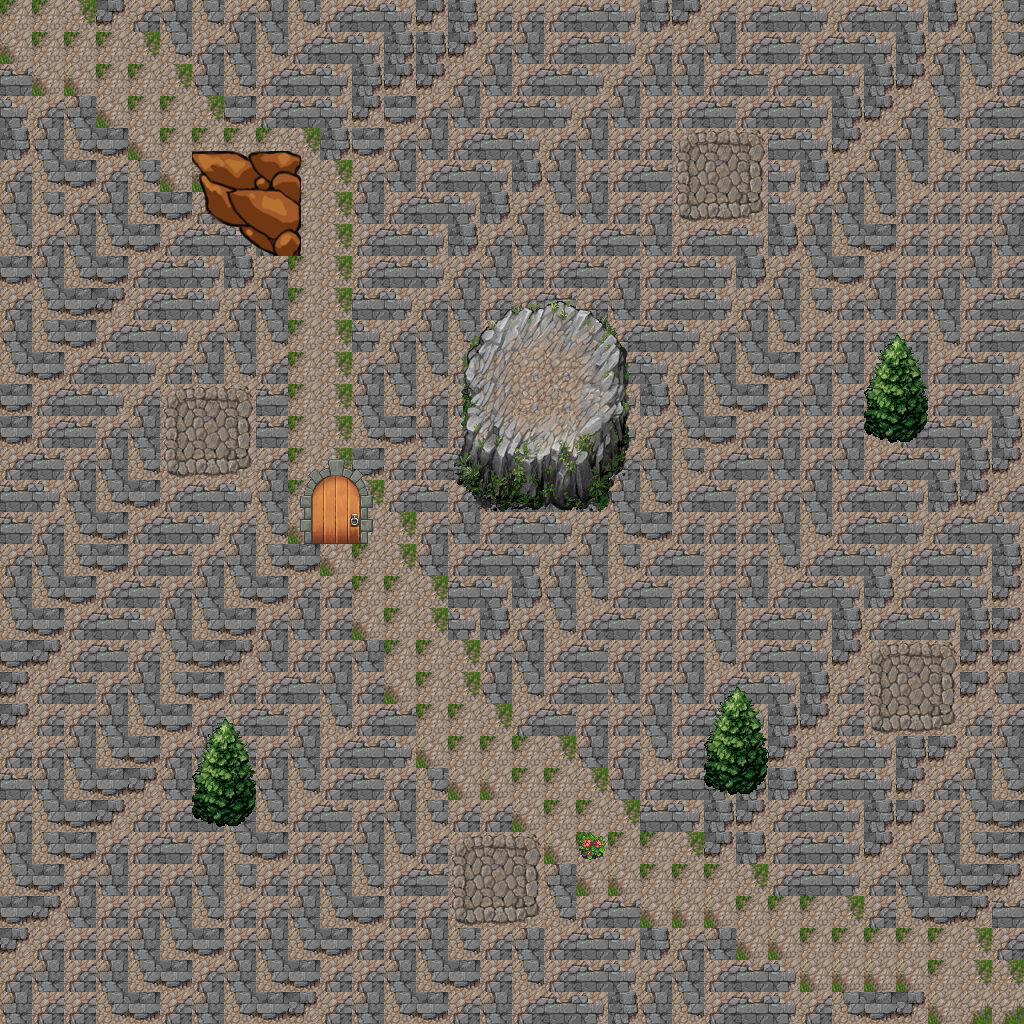

Rendered tile map (Tiled .tmx) drawn with the repository's tilesets; below, a short description and the map source with its tile grids summarised:
An orthogonal 32x32 tile map with 32x32 px tiles, 2 tile layers (jj, floor), 3 tilesets and 11 objects (Block, Door).

<map version="1.10" tiledversion="1.10.1" orientation="orthogonal" renderorder="right-down" width="32" height="32" tilewidth="32" tileheight="32" infinite="0" nextlayerid="13" nextobjectid="15">
 <tileset firstgid="1" source="image1.tsx" />
 <tileset firstgid="697" source="image2.tsx" />
 <tileset firstgid="953" source="door.tsx" />
 <layer id="4" name="jj" width="32" height="32">
  <data>[1024 cells, 1024 non-empty, 12 distinct tile ids]</data>
 </layer>
 <layer id="2" name="floor" width="32" height="32">
  <data>[1024 cells, 128 non-empty, 85 distinct tile ids]</data>
 </layer>
 <objectgroup id="7" name="Immovable">
  <object id="2" name="Block" x="195.556" y="151.111" width="104.444" height="100">
   <properties>
    <property name="Behavior" value="Immovable" />
   </properties>
  </object>
 </objectgroup>
 <objectgroup id="8" name="Door">
  <object id="3" name="Door" x="302.222" y="475.556" width="71.1111" height="75.5556">
   <properties>
    <property name="Behavior" value="Open" />
   </properties>
  </object>
 </objectgroup>
 <objectgroup id="9" name="Flower">
  <object id="4" x="576.52" y="831.882" width="30.4392" height="30.9224" />
 </objectgroup>
 <objectgroup id="10" name="path">
  <object id="5" x="41.6378" y="27.7585" width="32.3849" height="32.3849">
   <properties>
    <property name="nextNode" type="object" value="7" />
    <property name="order" type="int" value="1" />
    <property name="progress" value="start" />
   </properties>
  </object>
  <object id="6" x="437.196" y="682.396" width="32.3849" height="27.7585">
   <properties>
    <property name="order" type="int" value="5" />
   </properties>
  </object>
  <object id="7" x="307.657" y="286.838" width="32.3849" height="34.6981">
   <properties>
    <property name="order" type="int" value="2" />
    <property name="progress" value="branch" />
   </properties>
  </object>
  <object id="8" x="534.351" y="377.053" width="32.3849" height="32.3849">
   <properties>
    <property name="order" type="int" value="3" />
   </properties>
  </object>
  <object id="9" x="761.046" y="564.423" width="39.3245" height="37.0113">
   <properties>
    <property name="order" type="int" value="4" />
   </properties>
  </object>
  <object id="10" x="684.71" y="872.08" width="41.6378" height="34.6981">
   <properties>
    <property name="order" type="int" value="6" />
    <property name="progress" value="connect" />
   </properties>
  </object>
  <object id="11" x="943.789" y="955.355" width="46.2642" height="41.6378">
   <properties>
    <property name="order" type="int" value="7" />
    <property name="progress" value="end" />
   </properties>
  </object>
 </objectgroup>
 <objectgroup id="12" name="path-a" />
 <objectgroup id="11" name="boundary">
  <object id="14" x="422.47" y="245.18">
   <polygon points="-235.1,-233.614 -339.554,-237.887 -84.5858,-80.7635 -77.6612,130.17 24.9965,323.721 258.037,601.316 560.544,681.488 552.381,421.307 555.953,-203.147 366.097,-241.333" />
  </object>
 </objectgroup>
</map>
